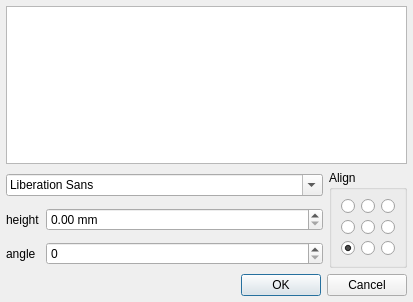
<?xml version="1.0" encoding="UTF-8"?>
<ui version="4.0">
 <class>ShTextDialog</class>
 <widget class="QDialog" name="ShTextDialog">
  <property name="geometry">
   <rect>
    <x>0</x>
    <y>0</y>
    <width>413</width>
    <height>302</height>
   </rect>
  </property>
  <property name="windowTitle">
   <string>Dialog</string>
  </property>
  <layout class="QGridLayout" name="gridLayout">
   <property name="leftMargin">
    <number>6</number>
   </property>
   <property name="topMargin">
    <number>6</number>
   </property>
   <property name="rightMargin">
    <number>6</number>
   </property>
   <property name="bottomMargin">
    <number>6</number>
   </property>
   <item row="0" column="0" colspan="3">
    <widget class="QTextEdit" name="textEdit"/>
   </item>
   <item row="1" column="2" rowspan="3">
    <widget class="QGroupBox" name="groupBox">
     <property name="sizePolicy">
      <sizepolicy hsizetype="Maximum" vsizetype="Preferred">
       <horstretch>0</horstretch>
       <verstretch>0</verstretch>
      </sizepolicy>
     </property>
     <property name="title">
      <string>Align</string>
     </property>
     <layout class="QGridLayout" name="gridLayout_2">
      <item row="2" column="1">
       <widget class="QRadioButton" name="rb_bc">
        <property name="text">
         <string/>
        </property>
       </widget>
      </item>
      <item row="1" column="2">
       <widget class="QRadioButton" name="rb_rc">
        <property name="text">
         <string/>
        </property>
       </widget>
      </item>
      <item row="1" column="1">
       <widget class="QRadioButton" name="rb_c">
        <property name="text">
         <string/>
        </property>
       </widget>
      </item>
      <item row="1" column="0">
       <widget class="QRadioButton" name="rb_lc">
        <property name="text">
         <string/>
        </property>
       </widget>
      </item>
      <item row="0" column="0">
       <widget class="QRadioButton" name="rb_tl">
        <property name="text">
         <string/>
        </property>
       </widget>
      </item>
      <item row="2" column="0">
       <widget class="QRadioButton" name="rb_bl">
        <property name="text">
         <string/>
        </property>
        <property name="checked">
         <bool>true</bool>
        </property>
       </widget>
      </item>
      <item row="2" column="2">
       <widget class="QRadioButton" name="rb_br">
        <property name="text">
         <string/>
        </property>
       </widget>
      </item>
      <item row="0" column="2">
       <widget class="QRadioButton" name="rb_tr">
        <property name="text">
         <string/>
        </property>
       </widget>
      </item>
      <item row="0" column="1">
       <widget class="QRadioButton" name="rb_tc">
        <property name="text">
         <string/>
        </property>
       </widget>
      </item>
     </layout>
    </widget>
   </item>
   <item row="2" column="0">
    <widget class="QLabel" name="label">
     <property name="text">
      <string>height</string>
     </property>
    </widget>
   </item>
   <item row="2" column="1">
    <widget class="DoubleSpinBox" name="dsbxHeight">
     <property name="sizePolicy">
      <sizepolicy hsizetype="Expanding" vsizetype="Fixed">
       <horstretch>0</horstretch>
       <verstretch>0</verstretch>
      </sizepolicy>
     </property>
     <property name="suffix">
      <string> mm</string>
     </property>
     <property name="maximum">
      <double>100.000000000000000</double>
     </property>
    </widget>
   </item>
   <item row="3" column="0">
    <widget class="QLabel" name="label_2">
     <property name="text">
      <string>angle</string>
     </property>
    </widget>
   </item>
   <item row="3" column="1">
    <widget class="DoubleSpinBox" name="dsbxAngle">
     <property name="sizePolicy">
      <sizepolicy hsizetype="Expanding" vsizetype="Fixed">
       <horstretch>0</horstretch>
       <verstretch>0</verstretch>
      </sizepolicy>
     </property>
     <property name="decimals">
      <number>0</number>
     </property>
     <property name="maximum">
      <double>360.000000000000000</double>
     </property>
    </widget>
   </item>
   <item row="4" column="0" colspan="3">
    <widget class="QDialogButtonBox" name="buttonBox">
     <property name="orientation">
      <enum>Qt::Horizontal</enum>
     </property>
     <property name="standardButtons">
      <set>QDialogButtonBox::Cancel|QDialogButtonBox::Ok</set>
     </property>
    </widget>
   </item>
   <item row="1" column="0" colspan="2">
    <widget class="QFontComboBox" name="fontComboBox"/>
   </item>
  </layout>
 </widget>
 <customwidgets>
  <customwidget>
   <class>DoubleSpinBox</class>
   <extends>QDoubleSpinBox</extends>
   <header location="global">doublespinbox.h</header>
  </customwidget>
 </customwidgets>
 <resources/>
 <connections>
  <connection>
   <sender>buttonBox</sender>
   <signal>accepted()</signal>
   <receiver>ShTextDialog</receiver>
   <slot>accept()</slot>
   <hints>
    <hint type="sourcelabel">
     <x>248</x>
     <y>254</y>
    </hint>
    <hint type="destinationlabel">
     <x>157</x>
     <y>274</y>
    </hint>
   </hints>
  </connection>
  <connection>
   <sender>buttonBox</sender>
   <signal>rejected()</signal>
   <receiver>ShTextDialog</receiver>
   <slot>reject()</slot>
   <hints>
    <hint type="sourcelabel">
     <x>316</x>
     <y>260</y>
    </hint>
    <hint type="destinationlabel">
     <x>286</x>
     <y>274</y>
    </hint>
   </hints>
  </connection>
 </connections>
</ui>
